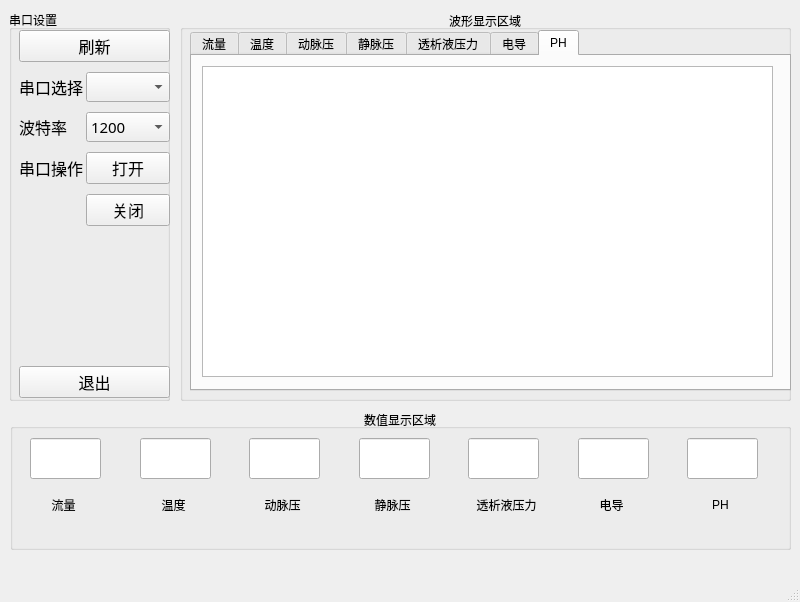
<?xml version="1.0" encoding="UTF-8"?>
<ui version="4.0">
 <class>SerialPort</class>
 <widget class="QMainWindow" name="SerialPort">
  <property name="geometry">
   <rect>
    <x>0</x>
    <y>0</y>
    <width>800</width>
    <height>602</height>
   </rect>
  </property>
  <property name="minimumSize">
   <size>
    <width>800</width>
    <height>602</height>
   </size>
  </property>
  <property name="maximumSize">
   <size>
    <width>800</width>
    <height>602</height>
   </size>
  </property>
  <property name="windowTitle">
   <string>test</string>
  </property>
  <property name="animated">
   <bool>true</bool>
  </property>
  <widget class="QWidget" name="centralwidget">
   <widget class="QGroupBox" name="groupBox">
    <property name="geometry">
     <rect>
      <x>180</x>
      <y>10</y>
      <width>611</width>
      <height>391</height>
     </rect>
    </property>
    <property name="title">
     <string>波形显示区域</string>
    </property>
    <property name="alignment">
     <set>Qt::AlignCenter</set>
    </property>
    <widget class="QTabWidget" name="tabWidget">
     <property name="geometry">
      <rect>
       <x>10</x>
       <y>20</y>
       <width>601</width>
       <height>361</height>
      </rect>
     </property>
     <property name="currentIndex">
      <number>6</number>
     </property>
     <property name="movable">
      <bool>true</bool>
     </property>
     <widget class="QWidget" name="tab1">
      <attribute name="title">
       <string>流量</string>
      </attribute>
      <widget class="PlotWidget" name="plotView_1">
       <property name="geometry">
        <rect>
         <x>10</x>
         <y>10</y>
         <width>571</width>
         <height>311</height>
        </rect>
       </property>
      </widget>
     </widget>
     <widget class="QWidget" name="tab_2">
      <attribute name="title">
       <string>温度</string>
      </attribute>
      <widget class="PlotWidget" name="plotView_2">
       <property name="geometry">
        <rect>
         <x>10</x>
         <y>10</y>
         <width>571</width>
         <height>311</height>
        </rect>
       </property>
      </widget>
     </widget>
     <widget class="QWidget" name="tab_3">
      <attribute name="title">
       <string>动脉压</string>
      </attribute>
      <widget class="PlotWidget" name="plotView_3">
       <property name="geometry">
        <rect>
         <x>10</x>
         <y>10</y>
         <width>571</width>
         <height>311</height>
        </rect>
       </property>
      </widget>
     </widget>
     <widget class="QWidget" name="tab_4">
      <attribute name="title">
       <string>静脉压</string>
      </attribute>
      <widget class="PlotWidget" name="plotView_4">
       <property name="geometry">
        <rect>
         <x>10</x>
         <y>10</y>
         <width>571</width>
         <height>311</height>
        </rect>
       </property>
      </widget>
     </widget>
     <widget class="QWidget" name="tab_5">
      <attribute name="title">
       <string>透析液压力</string>
      </attribute>
      <widget class="PlotWidget" name="plotView_5">
       <property name="geometry">
        <rect>
         <x>10</x>
         <y>10</y>
         <width>571</width>
         <height>311</height>
        </rect>
       </property>
      </widget>
     </widget>
     <widget class="QWidget" name="tab_6">
      <attribute name="title">
       <string>电导</string>
      </attribute>
      <widget class="PlotWidget" name="plotView_6">
       <property name="geometry">
        <rect>
         <x>10</x>
         <y>10</y>
         <width>571</width>
         <height>311</height>
        </rect>
       </property>
      </widget>
     </widget>
     <widget class="QWidget" name="tab_7">
      <attribute name="title">
       <string>PH</string>
      </attribute>
      <widget class="PlotWidget" name="plotView_7">
       <property name="geometry">
        <rect>
         <x>10</x>
         <y>10</y>
         <width>571</width>
         <height>311</height>
        </rect>
       </property>
      </widget>
     </widget>
    </widget>
   </widget>
   <widget class="QGroupBox" name="groupBox_2">
    <property name="geometry">
     <rect>
      <x>10</x>
      <y>409</y>
      <width>781</width>
      <height>141</height>
     </rect>
    </property>
    <property name="title">
     <string>数值显示区域</string>
    </property>
    <property name="alignment">
     <set>Qt::AlignCenter</set>
    </property>
    <property name="flat">
     <bool>false</bool>
    </property>
    <property name="checkable">
     <bool>false</bool>
    </property>
    <widget class="QWidget" name="horizontalLayoutWidget">
     <property name="geometry">
      <rect>
       <x>10</x>
       <y>20</y>
       <width>761</width>
       <height>111</height>
      </rect>
     </property>
     <layout class="QHBoxLayout" name="horizontalLayout">
      <item>
       <widget class="QWidget" name="widget_1" native="true">
        <widget class="QLineEdit" name="view_1">
         <property name="geometry">
          <rect>
           <x>10</x>
           <y>9</y>
           <width>71</width>
           <height>41</height>
          </rect>
         </property>
         <property name="alignment">
          <set>Qt::AlignCenter</set>
         </property>
        </widget>
        <widget class="QLabel" name="label_10">
         <property name="geometry">
          <rect>
           <x>13</x>
           <y>60</y>
           <width>61</width>
           <height>31</height>
          </rect>
         </property>
         <property name="text">
          <string>流量</string>
         </property>
         <property name="alignment">
          <set>Qt::AlignCenter</set>
         </property>
        </widget>
       </widget>
      </item>
      <item>
       <widget class="QWidget" name="widget_2" native="true">
        <widget class="QLineEdit" name="view_2">
         <property name="geometry">
          <rect>
           <x>10</x>
           <y>9</y>
           <width>71</width>
           <height>41</height>
          </rect>
         </property>
         <property name="alignment">
          <set>Qt::AlignCenter</set>
         </property>
        </widget>
        <widget class="QLabel" name="label_6">
         <property name="geometry">
          <rect>
           <x>13</x>
           <y>60</y>
           <width>61</width>
           <height>31</height>
          </rect>
         </property>
         <property name="text">
          <string>温度</string>
         </property>
         <property name="alignment">
          <set>Qt::AlignCenter</set>
         </property>
        </widget>
       </widget>
      </item>
      <item>
       <widget class="QWidget" name="widget_3" native="true">
        <widget class="QLineEdit" name="view_3">
         <property name="geometry">
          <rect>
           <x>10</x>
           <y>9</y>
           <width>71</width>
           <height>41</height>
          </rect>
         </property>
         <property name="alignment">
          <set>Qt::AlignCenter</set>
         </property>
        </widget>
        <widget class="QLabel" name="label_7">
         <property name="geometry">
          <rect>
           <x>13</x>
           <y>60</y>
           <width>61</width>
           <height>31</height>
          </rect>
         </property>
         <property name="text">
          <string>动脉压</string>
         </property>
         <property name="alignment">
          <set>Qt::AlignCenter</set>
         </property>
        </widget>
       </widget>
      </item>
      <item>
       <widget class="QWidget" name="widget_4" native="true">
        <widget class="QLineEdit" name="view_4">
         <property name="geometry">
          <rect>
           <x>10</x>
           <y>9</y>
           <width>71</width>
           <height>41</height>
          </rect>
         </property>
         <property name="alignment">
          <set>Qt::AlignCenter</set>
         </property>
        </widget>
        <widget class="QLabel" name="label_15">
         <property name="geometry">
          <rect>
           <x>13</x>
           <y>60</y>
           <width>61</width>
           <height>31</height>
          </rect>
         </property>
         <property name="text">
          <string>静脉压</string>
         </property>
         <property name="alignment">
          <set>Qt::AlignCenter</set>
         </property>
        </widget>
       </widget>
      </item>
      <item>
       <widget class="QWidget" name="widget_5" native="true">
        <widget class="QLineEdit" name="view_5">
         <property name="geometry">
          <rect>
           <x>10</x>
           <y>9</y>
           <width>71</width>
           <height>41</height>
          </rect>
         </property>
         <property name="alignment">
          <set>Qt::AlignCenter</set>
         </property>
        </widget>
        <widget class="QLabel" name="label_11">
         <property name="geometry">
          <rect>
           <x>13</x>
           <y>60</y>
           <width>71</width>
           <height>31</height>
          </rect>
         </property>
         <property name="text">
          <string>透析液压力</string>
         </property>
         <property name="alignment">
          <set>Qt::AlignCenter</set>
         </property>
        </widget>
       </widget>
      </item>
      <item>
       <widget class="QWidget" name="widget_10" native="true">
        <widget class="QLineEdit" name="view_6">
         <property name="geometry">
          <rect>
           <x>10</x>
           <y>9</y>
           <width>71</width>
           <height>41</height>
          </rect>
         </property>
         <property name="alignment">
          <set>Qt::AlignCenter</set>
         </property>
        </widget>
        <widget class="QLabel" name="label_14">
         <property name="geometry">
          <rect>
           <x>13</x>
           <y>60</y>
           <width>61</width>
           <height>31</height>
          </rect>
         </property>
         <property name="text">
          <string>电导</string>
         </property>
         <property name="alignment">
          <set>Qt::AlignCenter</set>
         </property>
        </widget>
       </widget>
      </item>
      <item>
       <widget class="QWidget" name="widget_7" native="true">
        <widget class="QLineEdit" name="view_7">
         <property name="geometry">
          <rect>
           <x>10</x>
           <y>9</y>
           <width>71</width>
           <height>41</height>
          </rect>
         </property>
         <property name="alignment">
          <set>Qt::AlignCenter</set>
         </property>
         <property name="readOnly">
          <bool>false</bool>
         </property>
        </widget>
        <widget class="QLabel" name="label_13">
         <property name="geometry">
          <rect>
           <x>13</x>
           <y>60</y>
           <width>61</width>
           <height>31</height>
          </rect>
         </property>
         <property name="text">
          <string>PH</string>
         </property>
         <property name="alignment">
          <set>Qt::AlignCenter</set>
         </property>
        </widget>
       </widget>
      </item>
     </layout>
    </widget>
   </widget>
   <widget class="QGroupBox" name="groupBox_3">
    <property name="geometry">
     <rect>
      <x>9</x>
      <y>10</y>
      <width>161</width>
      <height>391</height>
     </rect>
    </property>
    <property name="title">
     <string>串口设置</string>
    </property>
    <widget class="QWidget" name="gridLayoutWidget">
     <property name="geometry">
      <rect>
       <x>10</x>
       <y>20</y>
       <width>151</width>
       <height>368</height>
      </rect>
     </property>
     <layout class="QGridLayout" name="gridLayout" columnstretch="0,0">
      <property name="sizeConstraint">
       <enum>QLayout::SetDefaultConstraint</enum>
      </property>
      <property name="rightMargin">
       <number>0</number>
      </property>
      <property name="bottomMargin">
       <number>0</number>
      </property>
      <property name="horizontalSpacing">
       <number>3</number>
      </property>
      <property name="verticalSpacing">
       <number>10</number>
      </property>
      <item row="2" column="0">
       <widget class="QLabel" name="labelSerial">
        <property name="font">
         <font>
          <family>AcadEref</family>
          <pointsize>12</pointsize>
         </font>
        </property>
        <property name="text">
         <string>串口选择</string>
        </property>
       </widget>
      </item>
      <item row="5" column="1">
       <widget class="QPushButton" name="closeButton">
        <property name="font">
         <font>
          <family>AcadEref</family>
          <pointsize>12</pointsize>
         </font>
        </property>
        <property name="text">
         <string>关闭</string>
        </property>
        <property name="iconSize">
         <size>
          <width>20</width>
          <height>40</height>
         </size>
        </property>
       </widget>
      </item>
      <item row="7" column="0" colspan="2">
       <spacer name="verticalSpacer">
        <property name="orientation">
         <enum>Qt::Vertical</enum>
        </property>
        <property name="sizeType">
         <enum>QSizePolicy::Fixed</enum>
        </property>
        <property name="sizeHint" stdset="0">
         <size>
          <width>20</width>
          <height>160</height>
         </size>
        </property>
       </spacer>
      </item>
      <item row="3" column="0">
       <widget class="QLabel" name="labelBaud">
        <property name="font">
         <font>
          <family>AcadEref</family>
          <pointsize>12</pointsize>
         </font>
        </property>
        <property name="text">
         <string>波特率</string>
        </property>
       </widget>
      </item>
      <item row="8" column="0" colspan="2">
       <widget class="QPushButton" name="Button_quit">
        <property name="font">
         <font>
          <family>AcadEref</family>
          <pointsize>12</pointsize>
         </font>
        </property>
        <property name="text">
         <string>退出</string>
        </property>
       </widget>
      </item>
      <item row="4" column="0">
       <widget class="QLabel" name="serialSetLabel">
        <property name="font">
         <font>
          <family>AcadEref</family>
          <pointsize>12</pointsize>
         </font>
        </property>
        <property name="text">
         <string>串口操作</string>
        </property>
       </widget>
      </item>
      <item row="5" column="0">
       <widget class="QLabel" name="statusLabel">
        <property name="font">
         <font>
          <family>AcadEref</family>
          <pointsize>12</pointsize>
         </font>
        </property>
        <property name="text">
         <string/>
        </property>
       </widget>
      </item>
      <item row="3" column="1">
       <widget class="QComboBox" name="baudComboBox">
        <property name="font">
         <font>
          <family>宋体</family>
          <pointsize>11</pointsize>
         </font>
        </property>
        <property name="currentText">
         <string notr="true">1200</string>
        </property>
        <property name="iconSize">
         <size>
          <width>30</width>
          <height>20</height>
         </size>
        </property>
        <item>
         <property name="text">
          <string>1200</string>
         </property>
        </item>
        <item>
         <property name="text">
          <string>2400</string>
         </property>
        </item>
        <item>
         <property name="text">
          <string>4800</string>
         </property>
        </item>
        <item>
         <property name="text">
          <string>9600</string>
         </property>
        </item>
        <item>
         <property name="text">
          <string>14400</string>
         </property>
        </item>
        <item>
         <property name="text">
          <string>19200</string>
         </property>
        </item>
        <item>
         <property name="text">
          <string>38400</string>
         </property>
        </item>
        <item>
         <property name="text">
          <string>43000</string>
         </property>
        </item>
        <item>
         <property name="text">
          <string>57600</string>
         </property>
        </item>
        <item>
         <property name="text">
          <string>76800</string>
         </property>
        </item>
        <item>
         <property name="text">
          <string>115200</string>
         </property>
        </item>
        <item>
         <property name="text">
          <string>128000</string>
         </property>
        </item>
        <item>
         <property name="text">
          <string>230400</string>
         </property>
        </item>
        <item>
         <property name="text">
          <string>256000</string>
         </property>
        </item>
        <item>
         <property name="text">
          <string>460800</string>
         </property>
        </item>
        <item>
         <property name="text">
          <string>921600</string>
         </property>
        </item>
        <item>
         <property name="text">
          <string>1382400</string>
         </property>
        </item>
       </widget>
      </item>
      <item row="2" column="1">
       <widget class="QComboBox" name="serialComboBox">
        <property name="font">
         <font>
          <family>宋体</family>
          <pointsize>11</pointsize>
         </font>
        </property>
        <property name="iconSize">
         <size>
          <width>30</width>
          <height>20</height>
         </size>
        </property>
       </widget>
      </item>
      <item row="4" column="1">
       <widget class="QPushButton" name="openButton">
        <property name="font">
         <font>
          <family>AcadEref</family>
          <pointsize>12</pointsize>
         </font>
        </property>
        <property name="text">
         <string>打开</string>
        </property>
        <property name="iconSize">
         <size>
          <width>20</width>
          <height>40</height>
         </size>
        </property>
       </widget>
      </item>
      <item row="1" column="0" colspan="2">
       <widget class="QPushButton" name="refreshButton">
        <property name="font">
         <font>
          <family>AcadEref</family>
          <pointsize>12</pointsize>
         </font>
        </property>
        <property name="text">
         <string>刷新</string>
        </property>
       </widget>
      </item>
     </layout>
    </widget>
   </widget>
  </widget>
  <widget class="QMenuBar" name="menubar">
   <property name="geometry">
    <rect>
     <x>0</x>
     <y>0</y>
     <width>800</width>
     <height>22</height>
    </rect>
   </property>
  </widget>
  <widget class="QStatusBar" name="statusbar"/>
 </widget>
 <customwidgets>
  <customwidget>
   <class>PlotWidget</class>
   <extends>QGraphicsView</extends>
   <header>pyqtgraph</header>
  </customwidget>
 </customwidgets>
 <resources/>
 <connections/>
</ui>
